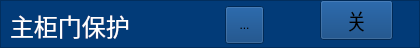
      <widget class="QFrame" name="frame_36">
       <property name="geometry">
        <rect>
         <x>440</x>
         <y>142</y>
         <width>420</width>
         <height>48</height>
        </rect>
       </property>
       <property name="styleSheet">
        <string notr="true">background-color: rgb(2, 59, 120);</string>
       </property>
       <property name="frameShape">
        <enum>QFrame::StyledPanel</enum>
       </property>
       <property name="frameShadow">
        <enum>QFrame::Raised</enum>
       </property>
       <widget class="QLabel" name="label_107">
        <property name="geometry">
         <rect>
          <x>10</x>
          <y>10</y>
          <width>211</width>
          <height>31</height>
         </rect>
        </property>
        <property name="font">
         <font>
          <family>微软雅黑</family>
          <pointsize>18</pointsize>
         </font>
        </property>
        <property name="styleSheet">
         <string notr="true">color: rgb(255, 255, 255);</string>
        </property>
        <property name="text">
         <string>主柜门保护</string>
        </property>
       </widget>
       <widget class="QToolButton" name="toolButton_zgmbh">
        <property name="geometry">
         <rect>
          <x>225</x>
          <y>6</y>
          <width>39</width>
          <height>38</height>
         </rect>
        </property>
        <property name="text">
         <string>...</string>
        </property>
        <property name="icon">
         <iconset>
          <normaloff>gct_ied_green.png</normaloff>gct_ied_green.png</iconset>
        </property>
        <property name="iconSize">
         <size>
          <width>32</width>
          <height>32</height>
         </size>
        </property>
       </widget>
       <widget class="QToolButton" name="toolButton_zgmbhchain">
        <property name="geometry">
         <rect>
          <x>320</x>
          <y>0</y>
          <width>73</width>
          <height>40</height>
         </rect>
        </property>
        <property name="font">
         <font>
          <family>微软雅黑</family>
          <pointsize>16</pointsize>
         </font>
        </property>
        <property name="text">
         <string>关</string>
        </property>
        <property name="icon">
         <iconset>
          <normaloff>yb_on.png</normaloff>yb_on.png</iconset>
        </property>
        <property name="iconSize">
         <size>
          <width>66</width>
          <height>48</height>
         </size>
        </property>
       </widget>
      </widget>
